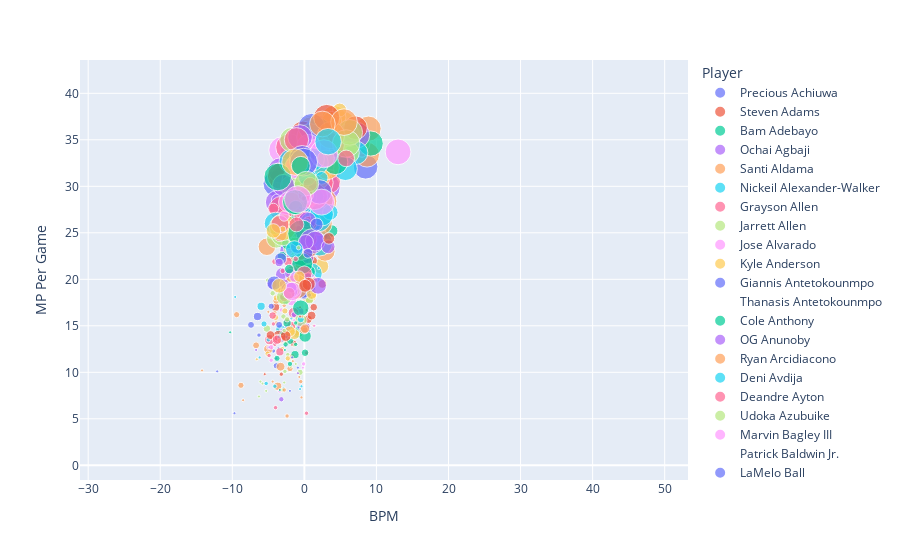

Source (notebook cell):
### Code cell
# Box Plus Minus vs. Minutes Per Game
plot3 = px.scatter(
    nba_2022_data,
    x="BPM",
    y="MP Per Game",
    size="GS",
    color=nba_2022_data.index
)

plot3.show()
